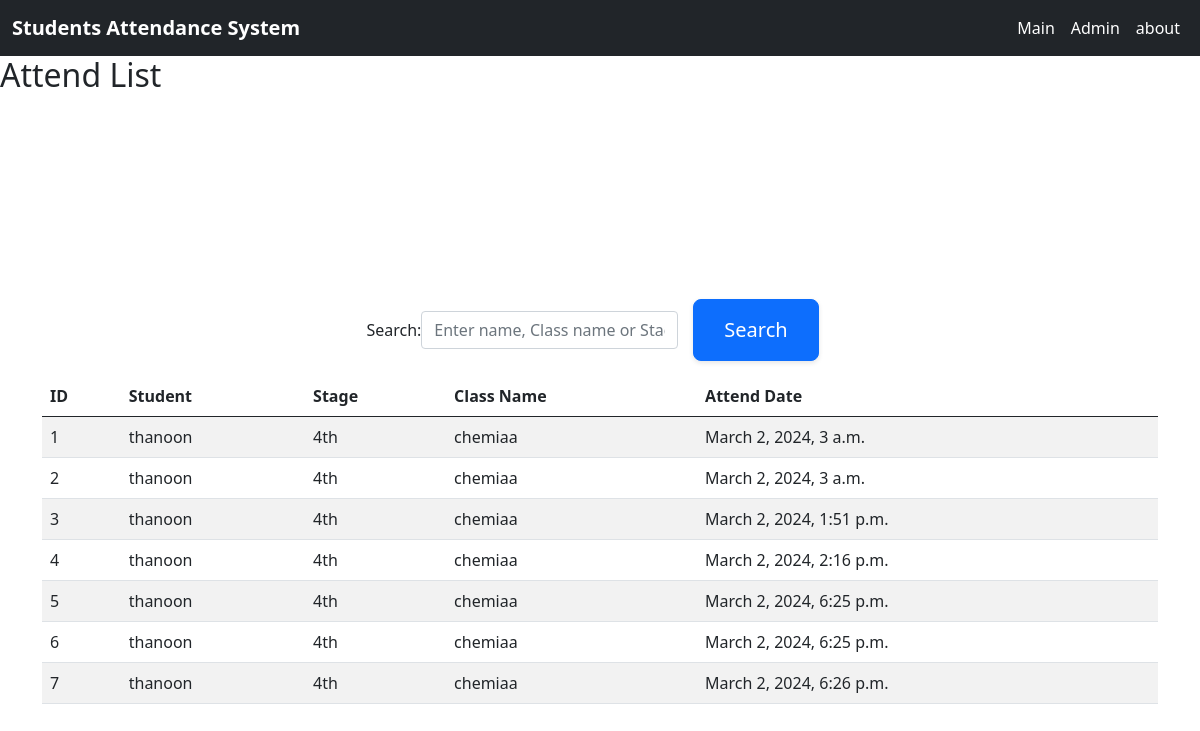
The page /attendance-list/ (signed in) on the database as committed earlier.
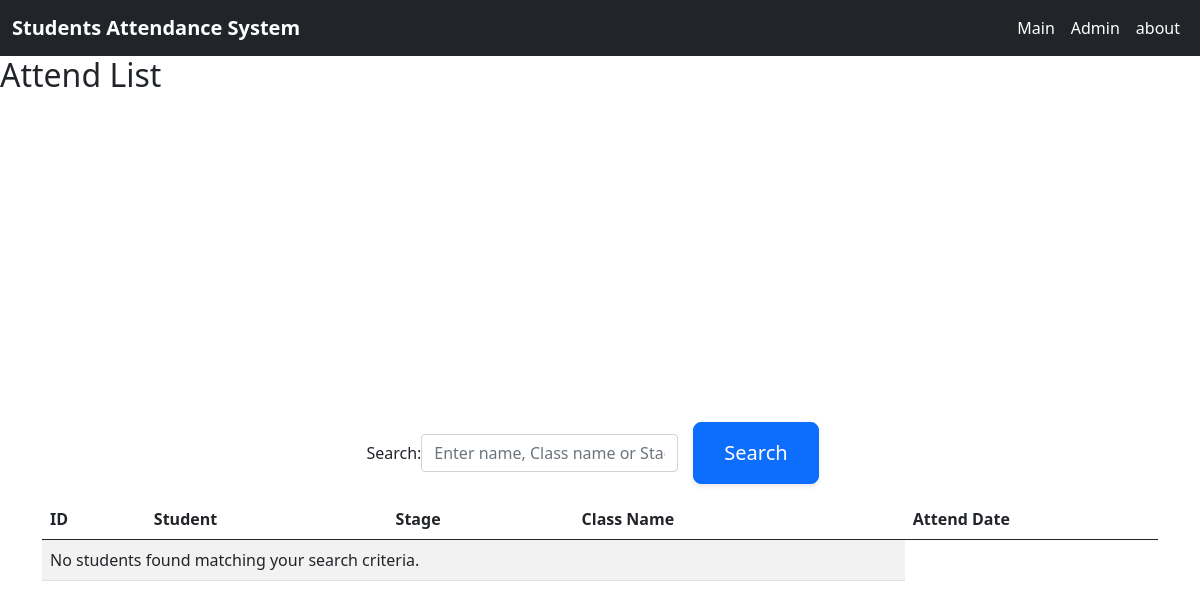
The same page on the database as committed later.
### mainapp/models.py (models this page shows, shortened)
class Attendance(models.Model):
    student = models.ForeignKey(Student, on_delete=models.CASCADE)
    class_name = models.ForeignKey(Subject, on_delete=models.CASCADE)
    attend_date = models.DateTimeField(auto_now_add=True)  # Automatically set to current date when created
    class Meta:
        ordering = ['-id']  # Sort by date in descending order by default

class Student(models.Model):
    name = models.CharField(max_length=255)
    phone_number = models.CharField(max_length=255)
    department = models.CharField(max_length=255, choices=DEPARTMENT_CHOICES,default='computer_engineering')
    stage = models.CharField(max_length=255, choices=STAGE_CHOICES,default='4th')
    study_type = models.CharField(max_length=255, choices=STUDYTYPE_CHOICES,default='morning')
    fingerprint_image = models.ImageField(upload_to=get_image_path)
    created_at = models.DateTimeField(auto_now_add=True)
    def __str__(self):
        return self.name
    class Meta:
        ordering = ['-id']  # Sort by id in descending order by default

class Subject(models.Model):
    name = models.CharField(max_length=255)
    start_time = models.TimeField()
    day_of_week = models.CharField(max_length=255, choices=DAYOFWEEK_CHOICES,default='sunday')
    department = models.CharField(max_length=255, choices=DEPARTMENT_CHOICES,default='computer_engineering')
    stage = models.CharField(max_length=255, choices=STAGE_CHOICES,default='4th')
    def __str__(self):
        return self.name
    class Meta:
        ordering = ['-id']  # Sort by id in descending order by default

### mainapp/views.py (the view)
# urls.py: path('attendance-list/', AttendanceList.as_view(), name='attendance_list'),
class AttendanceList(LoginRequiredMixin, ListView):
    model = Attendance
    template_name = 'attendance_list.html'
    context_object_name = 'attendances'
    def get_queryset(self) :
        all_data=Attendance.objects.all().order_by('id')
        search_term =self.request.GET.get('search_term')
        if search_term and search_term != '':
           all_data = Attendance.objects.filter(
            Q(student__name__icontains=search_term) |
            Q(student__name__icontains=search_term) |
            Q(class_name__stage__icontains=search_term)
        ).order_by('id')
        return all_data

### templates/attendance_list.html
{% extends 'base.html' %}
{% block content %}
<h2>Attend List</h2>
<div class="container" style="display: flex; flex-direction: column; align-items: center;">
<form method="get" class="form-inline "style="display: flex; flex-direction: row; align-items: center;">
    <label for="search_term">Search: </label>
    <input type="text" class="form-control form-inline" id="search_term" name="search_term" placeholder="Enter name, Class name or Stage">
    <button type="submit" class="btn btn-primary">Search</button>
  </form>
  <table class="table table-striped">
    <thead>
      <tr>
        <th>ID</th>
        <th>Student</th>
        <th>Stage</th>
        <th>Class Name</th>
        <th>Attend Date</th>
      </tr>
    </thead>
    <tbody>
      {% for attend in attendances %}
      <tr>
        <td>{{ attend.id }}</td>
        <td>{{ attend.student }}</td>
        <td>{{ attend.student.stage }}</td>
        <td>{{ attend.class_name }}</td>
        <td>{{ attend.attend_date }}</td>
      </tr>
      {% empty %}
      <tr>
        <td colspan="4">No students found matching your search criteria.</td>
      </tr>
      {% endfor %}
    </tbody>
  </table>
</div>
{% endblock %}

### templates/base.html (shortened to what this page needs)
{% load static %}
<!DOCTYPE html>
<html lang="en">
<head>
  <link rel="stylesheet" href="{% static 'bootstrap/css/bootstrap.min.css' %}">
  <link rel="stylesheet" href="{% static 'main_styles.css' %}">
</head>
<body>
  <nav class="navbar navbar-expand-lg navbar-dark bg-dark">
    <div class="container-fluid">
      <a class="navbar-brand" href="{% url 'main_screen'%}"> Students Attendance System</a>
      <div class="collapse navbar-collapse" id="navbarSupportedContent">
        <ul class="navbar-nav ms-auto mb-2 mb-lg-0">
          <li class="nav-item">
            <a class="nav-link text-white" href="/">Main</a>
          </li>
          <li class="nav-item">
            <a class="nav-link text-white" href="/admin">Admin</a>
          </li>
          <li class="nav-item">
            <a class="nav-link text-white" href="/about">about</a>
          </li>
        </ul>
      </div>
    </div>
  </nav>
  {% block content %}{% endblock %}
</body>
</html>

### static/main_styles.css (style rules this page uses)
.container { display: flex; align-items: center; justify-content: center; min-height: 100vh; }
.btn { font-size: 20px; padding: 15px 30px; border-radius: 8px; box-shadow: 0 2px 5px rgba(0, 0, 0, 0.1); transition: all 0.2s ease-in-out; margin: 15px; }
.navbar-brand { font-weight: bold; }

Rows that differ between the two databases and show on the page:
removed Attendance: id "1", student "thanoon", student.stage "4th", class_name "chemiaa", attend_date "March 2, 2024, 3 a.m."
removed Attendance: id "2", student "thanoon", student.stage "4th", class_name "chemiaa", attend_date "March 2, 2024, 3 a.m."
removed Attendance: id "3", student "thanoon", student.stage "4th", class_name "chemiaa", attend_date "March 2, 2024, 1:51 p.m."
removed Attendance: id "4", student "thanoon", student.stage "4th", class_name "chemiaa", attend_date "March 2, 2024, 2:16 p.m."
removed Attendance: id "5", student "thanoon", student.stage "4th", class_name "chemiaa", attend_date "March 2, 2024, 6:25 p.m."
removed Attendance: id "6", student "thanoon", student.stage "4th", class_name "chemiaa", attend_date "March 2, 2024, 6:25 p.m."
removed Attendance: id "7", student "thanoon", student.stage "4th", class_name "chemiaa", attend_date "March 2, 2024, 6:26 p.m."
Other text that changed with them:
text now shown: "No students found matching your search criteria."
